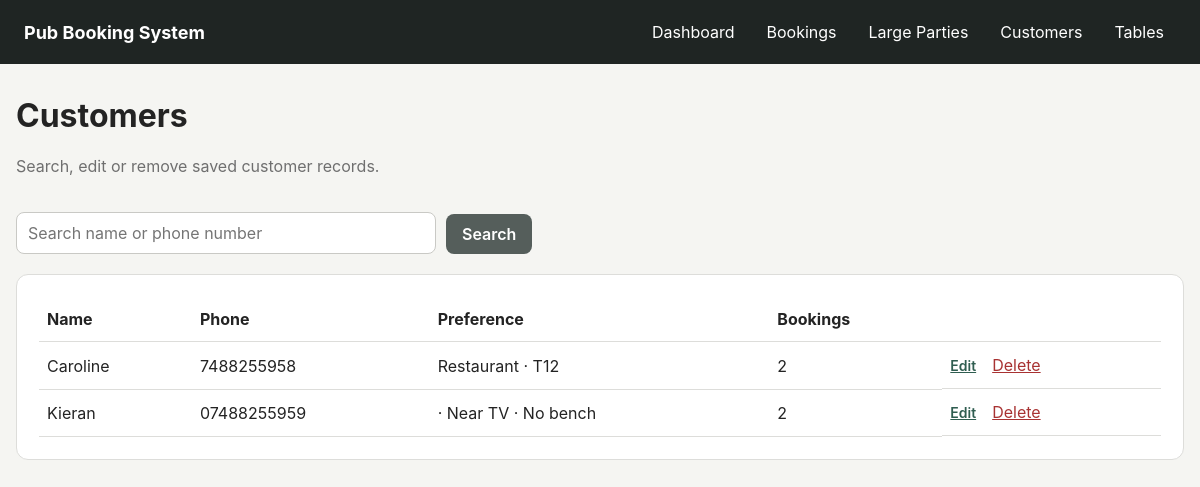
Page /customers on the committed database.
### app/models.py (models this page shows)
class Customer(db.Model):
    id = db.Column(db.Integer, primary_key=True)
    name = db.Column(db.String(120), nullable=False, index=True)
    phone = db.Column(db.String(30), nullable=False, unique=True, index=True)
    preferred_area_id = db.Column(db.Integer, db.ForeignKey("area.id"))
    preferred_table_id = db.Column(db.Integer, db.ForeignKey("pub_table.id"))
    prefers_near_tv = db.Column(db.Boolean, default=False)
    avoids_bench = db.Column(db.Boolean, default=False)
    notes = db.Column(db.Text)
    created_at = db.Column(db.DateTime, default=datetime.utcnow)
    preferred_area = db.relationship("Area", foreign_keys=[preferred_area_id])
    preferred_table = db.relationship("PubTable", foreign_keys=[preferred_table_id])
    bookings = db.relationship(
        "Booking",
        back_populates="customer",
        cascade="all, delete-orphan"
    )
    repeat_bookings = db.relationship(
        "RepeatBooking",
        back_populates="customer",
        cascade="all, delete-orphan"
    )

class Area(db.Model):
    id = db.Column(db.Integer, primary_key=True)
    name = db.Column(db.String(80), nullable=False, unique=True)
    tables = db.relationship("PubTable", back_populates="area")

class PubTable(db.Model):
    id = db.Column(db.Integer, primary_key=True)
    number = db.Column(db.String(20), nullable=False, unique=True, index=True)
    capacity = db.Column(db.Integer, nullable=False)
    area_id = db.Column(db.Integer, db.ForeignKey("area.id"), nullable=False)
    near_tv = db.Column(db.Boolean, default=False)
    has_bench = db.Column(db.Boolean, default=False)
    accessible = db.Column(db.Boolean, default=False)
    unsuitable_for_food = db.Column(db.Boolean, default=False)
    active = db.Column(db.Boolean, default=True)
    x_position = db.Column(db.Float, default=0)
    y_position = db.Column(db.Float, default=0)
    area = db.relationship("Area", back_populates="tables")
    booking_links = db.relationship(
        "BookingTable",
        back_populates="table",
        cascade="all, delete-orphan"
    )

### app/routes.py (the view, shortened to what this page needs)
@main.route("/customers")
def customers():
    search = request.args.get("q", "").strip()
    stmt = db.select(Customer).order_by(Customer.name)
    return render_template(
        "customers.html",
        customers=db.session.scalars(stmt).all(),
        search=search,
    )

### app/templates/customers.html (shortened to what this page needs)
{% extends "base.html" %}
{% block content %}
<div class="page-heading">
    <div>
        <h1>Customers</h1>
        <p>Search, edit or remove saved customer records.</p>
    </div>
</div>
<form class="search-bar" method="get">
    <input type="search"
           name="q"
           value="{{ search }}"
           placeholder="Search name or phone number">
    <button class="button secondary" type="submit">Search</button>
</form>
<div class="card">
    {% if customers %}
        <table class="data-table">
            <thead>
                <tr>
                    <th>Name</th>
                    <th>Phone</th>
                    <th>Preference</th>
                    <th>Bookings</th>
                    <th></th>
                </tr>
            </thead>
            <tbody>
                {% for customer in customers %}
                    <tr>
                        <td>{{ customer.name }}</td>
                        <td>{{ customer.phone }}</td>
                        <td>
                            {% if customer.preferred_area %}{{ customer.preferred_area.name }}{% endif %}
                            {% if customer.preferred_table %} · T{{ customer.preferred_table.number }}{% endif %}
                            {% if customer.prefers_near_tv %} · Near TV{% endif %}
                            {% if customer.avoids_bench %} · No bench{% endif %}
                        </td>
                        <td>{{ customer.bookings|length }}</td>
                        <td class="row-actions">
                            <a class="small-link"
                               href="{{ url_for('main.edit_customer', customer_id=customer.id) }}">
                                Edit
                            </a>
                            <form method="post"
                                  action="{{ url_for('main.delete_customer', customer_id=customer.id) }}"
                                  onsubmit="return confirm('Delete this customer? This also deletes their linked normal booking history and repeat schedules.');">
                                <button class="link-button danger" type="submit">
                                    Delete
                                </button>
                            </form>
                        </td>
                    </tr>
                {% endfor %}
            </tbody>
        </table>
    {% else %}
        <p class="muted">No matching customers.</p>
    {% endif %}
</div>
{% endblock %}

### app/static/css/style.css (style rules this page uses)
:root { --background: #f5f5f2; --surface: #ffffff; --text: #232323; --muted: #6f6f6f; --border: #ddddda; --accent: #2f5d50; --accent-dark: #23463c; --danger: #a83232; --success-bg: #e8f5ea; --error-bg: #fdeaea; --warning-bg: #fff3cd; --warning-border: #e2c45f; }
* { box-sizing: border-box; }
body { margin: 0; font-family: -apple-system, BlinkMacSystemFont, "Segoe UI", sans-serif; background: var(--background); color: var(--text); }
.page-heading { display: flex; justify-content: space-between; align-items: center; gap: 20px; margin-bottom: 20px; }
.heading-actions, .row-actions { display: flex; align-items: center; gap: 10px; }
.row-actions form { margin: 0; }
h1, h2 { margin-top: 0; }
.page-heading p, .muted { color: var(--muted); }
.card, .form-section { background: var(--surface); border: 1px solid var(--border); border-radius: 12px; padding: 22px; margin-bottom: 20px; }
.button { appearance: none; border: 0; border-radius: 8px; background: var(--accent); color: white; padding: 10px 16px; font: inherit; font-weight: 600; text-decoration: none; cursor: pointer; display: inline-block; }
.button.secondary { background: #555e5b; }
input, select, textarea { width: 100%; border: 1px solid #c9c9c5; border-radius: 8px; padding: 10px 11px; font: inherit; background: white; }
.search-bar, .inline-form, .date-selector { display: flex; gap: 10px; align-items: end; margin-bottom: 20px; }
.search-bar input { max-width: 420px; }
.data-table { width: 100%; border-collapse: collapse; }
.data-table th, .data-table td { text-align: left; border-bottom: 1px solid var(--border); padding: 12px 8px; }
.link-button { border: 0; background: transparent; cursor: pointer; font: inherit; text-decoration: underline; }
.link-button.danger { color: var(--danger); }
.small-link { font-size: 14px; color: var(--accent); font-weight: 600; }

### rows in the picture
Customer: name "Caroline", phone "7488255958", preferred_area.name "Restaurant", preferred_table.number "12", bookings|length "2"
Customer: name "Kieran", phone "07488255959", prefers_near_tv "· Near TV", avoids_bench "· No bench", bookings|length "2"
